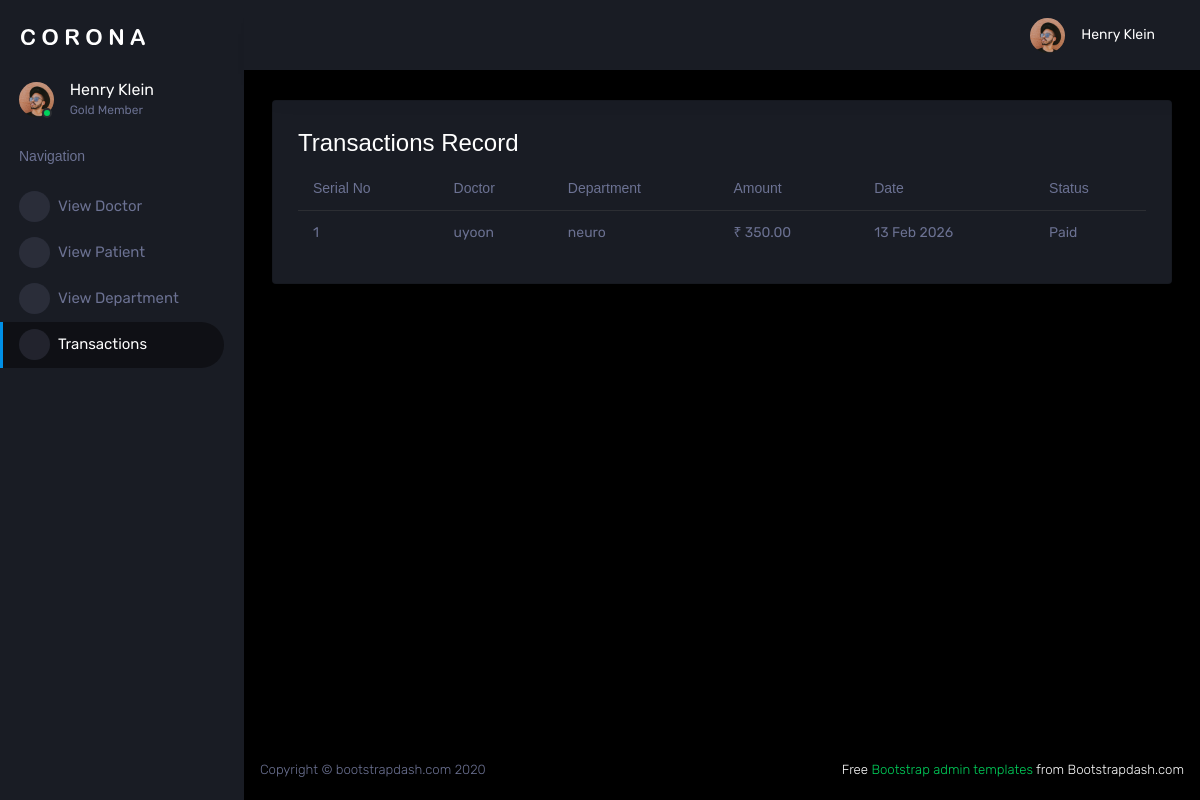
Screenshot of /view_payment (signed in) with the database file from the repository.
### newapp/models.py (models this page shows)
class Bill(models.Model):
    booking = models.ForeignKey(Booking, on_delete=models.CASCADE)
    amount = models.DecimalField(max_digits=8, decimal_places=2)
    created_at = models.DateTimeField(auto_now_add=True)
    status = models.CharField(
        max_length=20,
        choices=[('Paid', 'Paid'), ('Unpaid', 'Unpaid')],
        default='Unpaid'
    )

class Booking(models.Model):
    patient = models.ForeignKey(Patient, on_delete=models.CASCADE)
    doctor = models.ForeignKey(Doctor, on_delete=models.CASCADE)
    doc_fee = models.IntegerField()
    booking_date = models.DateTimeField(auto_now_add=True)

class Doctor(models.Model):
    user = models.OneToOneField(Login,on_delete=models.CASCADE,related_name='doctor')
    dept = models.CharField(max_length=20)
    name = models.CharField(max_length=20)
    phone_number = models.CharField(max_length=10)
    fee = models.IntegerField()

### newapp/admin_views.py (the view)
# urls.py: path('view_payment', admin_views.view_payment, name='view_payment'),
@login_required(login_url='login_view')
def view_payment(request):
    billings = Bill.objects.all()
    return render(request, 'admin/view_payment.html', {'billings': billings})

### template/admin/view_payment.html
{% extends "admin/admin_base.html" %}
{% block content %}
<h3>Transactions Record</h3>
<table class="table">
  <thead>
    <tr>
      <th>Serial No</th>
      <th>Doctor</th>
      <th>Department</th>
      <th>Amount</th>
      <th>Date</th>
      <th>Status</th>
    </tr>
  </thead>
  <tbody>
    {% for bill in billings %}
    <tr>
      <td>{{ forloop.counter }}</td>
      <td>{{ bill.booking.doctor.name }}</td>
      <td>{{ bill.booking.doctor.dept }}</td>
      <td>₹ {{ bill.amount }}</td>
      <td>{{ bill.created_at|date:"d M Y" }}</td>
      <td>{{ bill.status }}</td>
    {% empty %}
    <tr>
      <td colspan="6" class="text-center">No bills found</td>
    </tr>
    {% endfor %}
  </tbody>
</table>
{% endblock %}

### rows the page displays
Bill: booking.doctor.name "uyoon", booking.doctor.dept "neuro", amount "350.00", created_at "13 Feb 2026", status "Paid"
